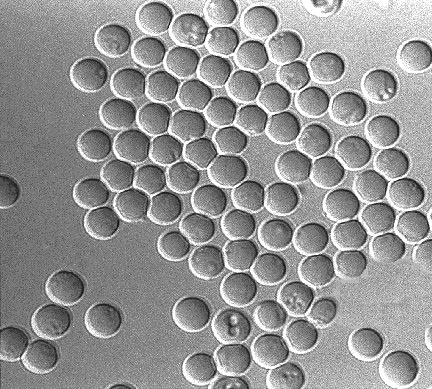
#> input picture img3.jpg, 432 x 389 px
$ python exp3.py
#> lines starting #> are read from the running program, lines starting #| are printed output that depends on the picture; after the words box and inside, x2 and y2 are one past the last pixel; in counts of white or black regions, pixels touching at a corner belong together
from PIL import Image
import numpy
import cv2

class smooth():
    def __init__(self,wd,ht,im ):
        self.w = wd
        self.h = ht
        self.img = im
        self.new_img = Image.new("RGB",(wd,ht),"white")
        self.pixels = self.new_img.load()

    def createImg(self):
        k,l = 1,1
        mat = numpy.ones((self.h+2,self.w+2))
        print(mat.shape)
        for i in range(self.h):
            for j in range(self.w):
                pix = self.img.getpixel((j,i))
                if pix>255:
                    print(pix)
                # mat[k+i][l+j] = pix[0]
                mat[k+i][l+j] = pix
        for l1 in range(self.w):
            if l1==0:
                mat[0][0] = mat[1][1]
                mat[0][self.w+1] = mat[1][self.w]
                mat[self.h+1][self.w+1] = mat[self.h][self.w]
                mat[self.h+1][0] = mat[self.h][1]
            mat[0][l1+1] = mat[1][l1+1]
            mat[self.h+1][l1+1] = mat[self.h][l1+1]
        for l2 in range(self.h+2):
            if l2>0 and l2<(self.w+1):
                mat[l2][0] = mat[l2][1]
                mat[l2][self.w+1] = mat[l2][self.w]
        return mat


    def smoothen(self):
        sum = 0
        im = self.createImg()
        for p in range(self.h-1):
            for m in range(self.w-1):
                for p1 in range(p,p+3):
                    for p2 in range(m,m+3):
                        sum = sum+im[p1][p2]
                act = sum/9
                sum = 0
                self.pixels[m,p] = (int(round(act)),int(round(act)),int(round(act)))
        self.new_img.show()

class sharp:
    def sharpen(self):
        image = cv2.imread('img1.jpg',0)
        # cv2.startWindowThread()
        # cv2.namedWindow("Original")
        cv2.imshow('Original',image)
        # cv2.waitKey(0)
        # cv2.destryAllWindows()
        kernel_sharpening = numpy.array([[-1,-1,-1],
                                      [-1,9,-1],
                                      [-1,-1,-1]])
        sharpened = cv2.filter2D(image,-1,kernel_sharpening)
        # cv2.startWindowThread()
        # cv2.namedWindow("Sharpened")
        cv2.imshow("Sharpened",sharpened)
        cv2.waitKey(0)
        cv2.destryAllWindows()


def main():
    img = Image.open("img3.jpg")
#> img is the input picture: PIL image 432x389 L; min 8, max 255, mean 148.4
    pixel = img.getpixel((50,50))
#> pixel = 99
    print(pixel)
#| 99
    w,h = img.size
#> w = 432; h = 389
    print("W-> ",w)
#| W->  432
    print("H ->",h)
#| H -> 389
    smth = smooth(w,h,img)
#> in __init__, `self.new_img = Image.new("RGB",(wd,ht),"white")`: self.new_img: PIL image 432x389 RGB; every value is 255
    smth.smoothen()
#| (391, 434)
#> after the loop in createImg, `for i in range(self.h):`:
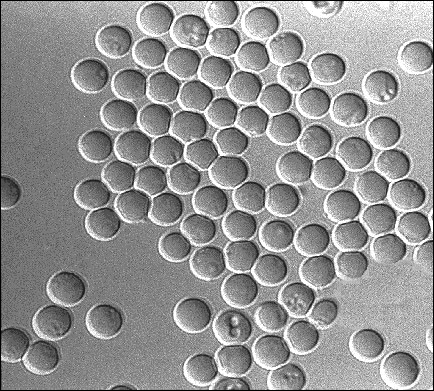
#> mat: shape (391, 434) float64; min 1, max 255, mean 147
#> after the loop in createImg, `for l1 in range(self.w):`:
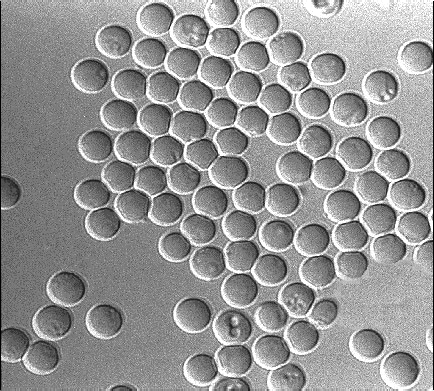
#> mat: shape (391, 434) float64; 0.51% of pixels changed, all inside (x1, y1, x2, y2) = (0, 0, 434, 391)
#> after the loop in createImg, `for l2 in range(self.h+2):`:
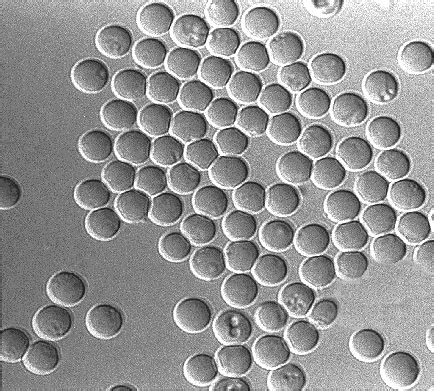
#> mat: shape (391, 434) float64; 0.46% of pixels changed, all inside (x1, y1, x2, y2) = (0, 1, 434, 390)
#> in smoothen, `self.new_img.show()`:
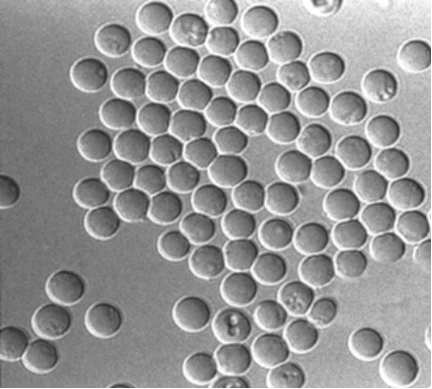
#> shown: PIL image 432x389 RGB; min 41, max 255, mean 148.8
    shrp = sharp()
    shrp.sharpen()
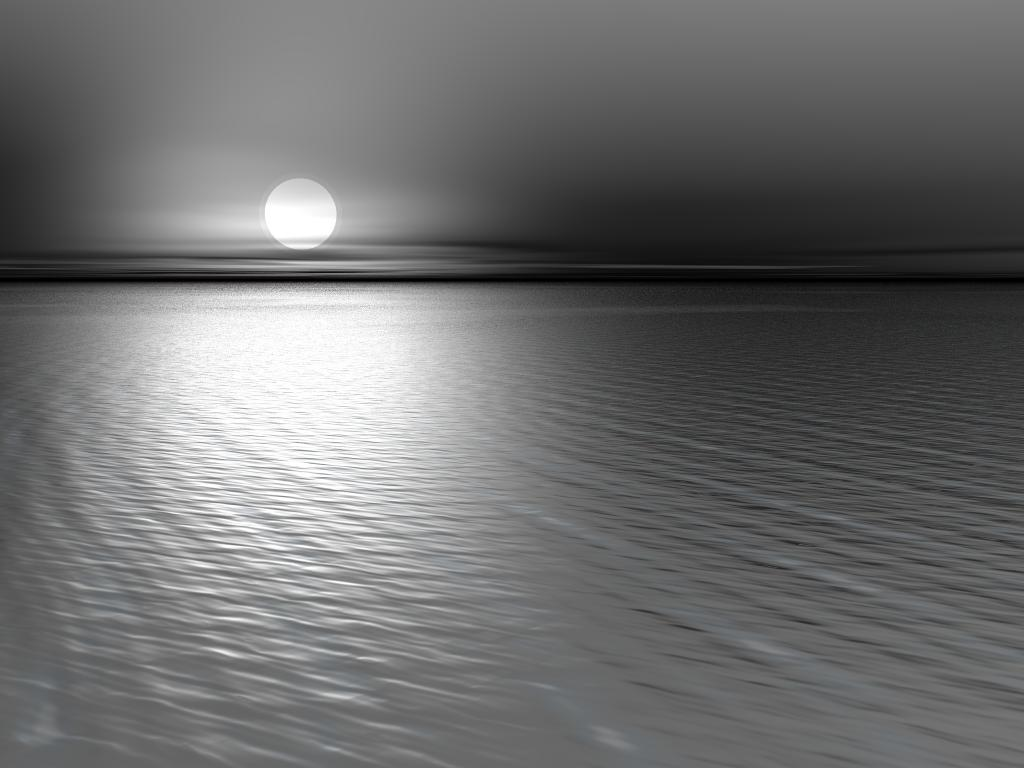
#> input picture img1.jpg, 1024 x 768 px
#> in sharpen, `sharpened = cv2.filter2D(image,-1,kernel_sharpening)`:
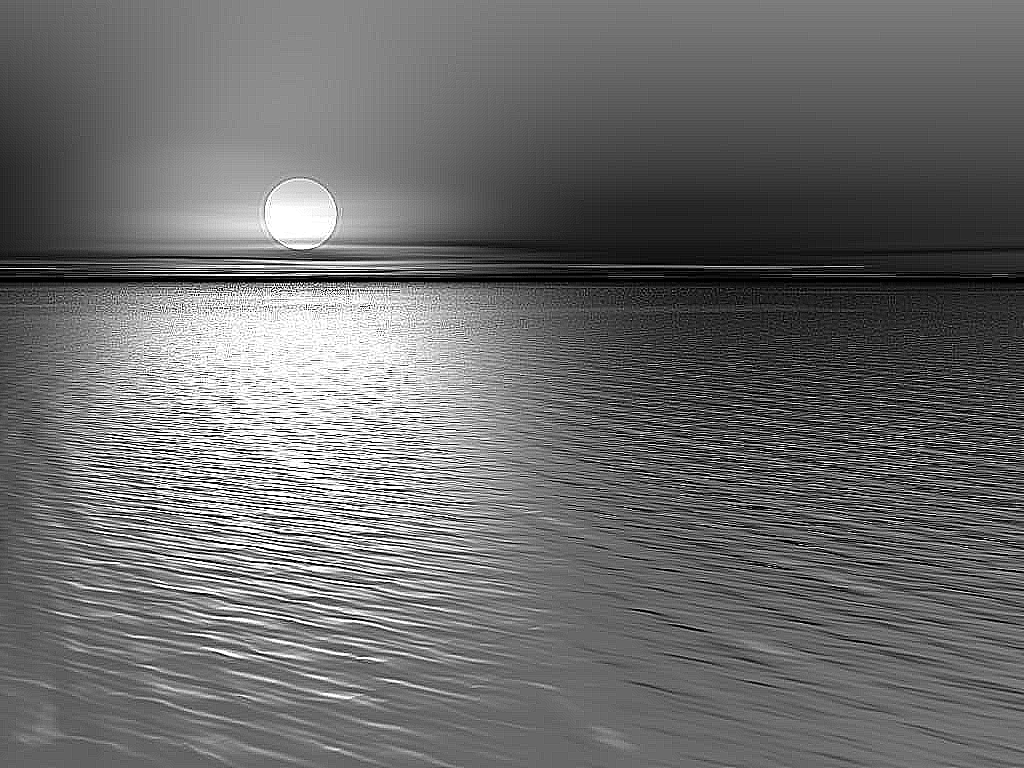
#> sharpened: shape (768, 1024); min 0, max 255, mean 108
    # https://medium.com/@almutawakel.ali/opencv-filters-arithmetic-operations-2f4ff236d6aa
    # https://opencv-python-tutroals.readthedocs.io/en/latest/py_tutorials/py_imgproc/py_filtering/py_filtering.html
    # https://www.tutorialkart.com/opencv/python/opencv-python-gaussian-image-smoothing/
    # https://www.packtpub.com/mapt/book/application_development/9781785283932/2/ch02lvl1sec22/sharpening
    # https://www.scipy-lectures.org/advanced/image_processing/auto_examples/plot_sharpen.html


if __name__ == '__main__':
#> (the run stopped early here; a loop or call above may not have finished)
